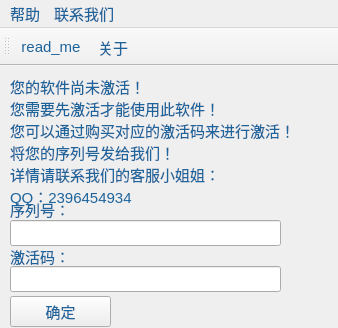
<?xml version="1.0" encoding="UTF-8"?>
<ui version="4.0">
 <class>MainWindow</class>
 <widget class="QMainWindow" name="MainWindow">
  <property name="geometry">
   <rect>
    <x>0</x>
    <y>0</y>
    <width>338</width>
    <height>328</height>
   </rect>
  </property>
  <property name="minimumSize">
   <size>
    <width>338</width>
    <height>328</height>
   </size>
  </property>
  <property name="maximumSize">
   <size>
    <width>338</width>
    <height>328</height>
   </size>
  </property>
  <property name="windowTitle">
   <string>激活此软件</string>
  </property>
  <property name="windowIcon">
   <iconset>
    <normaloff>resources/jpeg/wrong.jpeg</normaloff>resources/jpeg/wrong.jpeg</iconset>
  </property>
  <property name="styleSheet">
   <string notr="true">*{	
	font-family:微软雅黑;
	font-size:15px;
	color: #1d649c;
}</string>
  </property>
  <property name="toolButtonStyle">
   <enum>Qt::ToolButtonIconOnly</enum>
  </property>
  <widget class="QWidget" name="centralwidget">
   <widget class="QLabel" name="label">
    <property name="geometry">
     <rect>
      <x>10</x>
      <y>0</y>
      <width>301</width>
      <height>151</height>
     </rect>
    </property>
    <property name="text">
     <string>您的软件尚未激活！
您需要先激活才能使用此软件！
您可以通过购买对应的激活码来进行激活！
将您的序列号发给我们！
详情请联系我们的客服小姐姐：
QQ：2396454934</string>
    </property>
   </widget>
   <widget class="QLabel" name="label_2">
    <property name="geometry">
     <rect>
      <x>10</x>
      <y>133</y>
      <width>81</width>
      <height>21</height>
     </rect>
    </property>
    <property name="text">
     <string>序列号：</string>
    </property>
   </widget>
   <widget class="QLabel" name="label_3">
    <property name="geometry">
     <rect>
      <x>10</x>
      <y>180</y>
      <width>111</width>
      <height>21</height>
     </rect>
    </property>
    <property name="text">
     <string>激活码：</string>
    </property>
   </widget>
   <widget class="QPushButton" name="pushButton">
    <property name="geometry">
     <rect>
      <x>10</x>
      <y>230</y>
      <width>101</width>
      <height>31</height>
     </rect>
    </property>
    <property name="text">
     <string>确定</string>
    </property>
   </widget>
   <widget class="QLineEdit" name="lineEdit">
    <property name="geometry">
     <rect>
      <x>10</x>
      <y>200</y>
      <width>271</width>
      <height>26</height>
     </rect>
    </property>
    <property name="text">
     <string/>
    </property>
   </widget>
   <widget class="QLabel" name="label_4">
    <property name="geometry">
     <rect>
      <x>-10</x>
      <y>-30</y>
      <width>341</width>
      <height>321</height>
     </rect>
    </property>
    <property name="text">
     <string/>
    </property>
    <property name="pixmap">
     <pixmap>resources/jpeg/activation.jpeg</pixmap>
    </property>
    <property name="scaledContents">
     <bool>true</bool>
    </property>
   </widget>
   <widget class="QLineEdit" name="lineEdit_2">
    <property name="geometry">
     <rect>
      <x>10</x>
      <y>154</y>
      <width>271</width>
      <height>26</height>
     </rect>
    </property>
    <property name="text">
     <string/>
    </property>
   </widget>
   <zorder>label_4</zorder>
   <zorder>label</zorder>
   <zorder>label_2</zorder>
   <zorder>label_3</zorder>
   <zorder>pushButton</zorder>
   <zorder>lineEdit</zorder>
   <zorder>lineEdit_2</zorder>
  </widget>
  <widget class="QMenuBar" name="menubar">
   <property name="geometry">
    <rect>
     <x>0</x>
     <y>0</y>
     <width>338</width>
     <height>26</height>
    </rect>
   </property>
   <widget class="QMenu" name="menu">
    <property name="title">
     <string>帮助</string>
    </property>
    <addaction name="action_2"/>
   </widget>
   <widget class="QMenu" name="menu_2">
    <property name="title">
     <string>联系我们</string>
    </property>
    <addaction name="action"/>
   </widget>
   <addaction name="menu"/>
   <addaction name="menu_2"/>
  </widget>
  <widget class="QToolBar" name="toolBar">
   <property name="windowTitle">
    <string>toolBar</string>
   </property>
   <attribute name="toolBarArea">
    <enum>TopToolBarArea</enum>
   </attribute>
   <attribute name="toolBarBreak">
    <bool>false</bool>
   </attribute>
   <addaction name="action_2"/>
   <addaction name="action"/>
  </widget>
  <action name="action">
   <property name="icon">
    <iconset>
     <normaloff>resources/jpeg/telephone.jpeg</normaloff>resources/jpeg/telephone.jpeg</iconset>
   </property>
   <property name="text">
    <string>关于</string>
   </property>
  </action>
  <action name="action_2">
   <property name="icon">
    <iconset>
     <normaloff>resources/jpeg/read_me.jpeg</normaloff>resources/jpeg/read_me.jpeg</iconset>
   </property>
   <property name="text">
    <string>read_me</string>
   </property>
  </action>
 </widget>
 <resources/>
 <connections/>
</ui>
